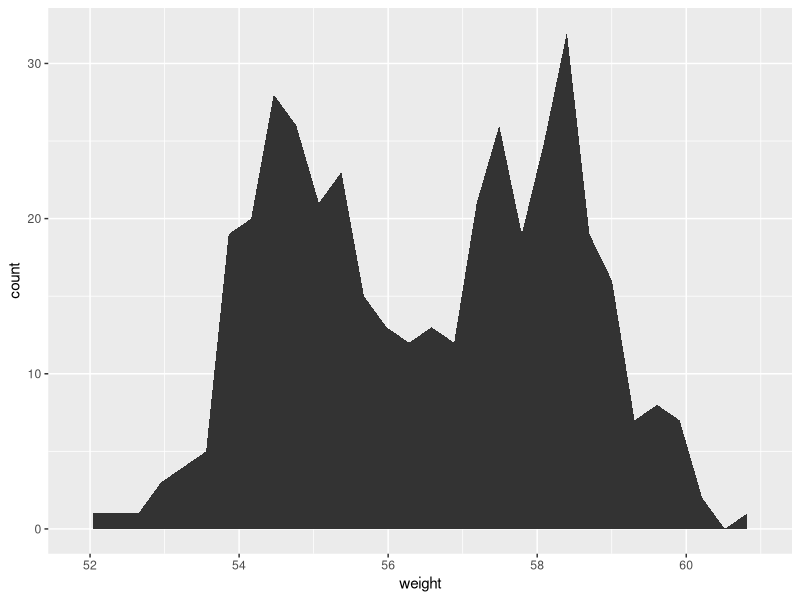
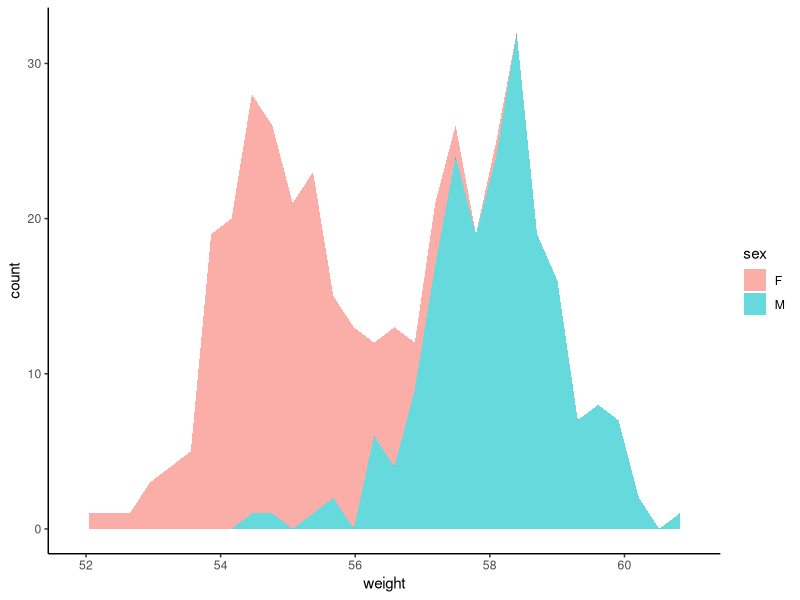
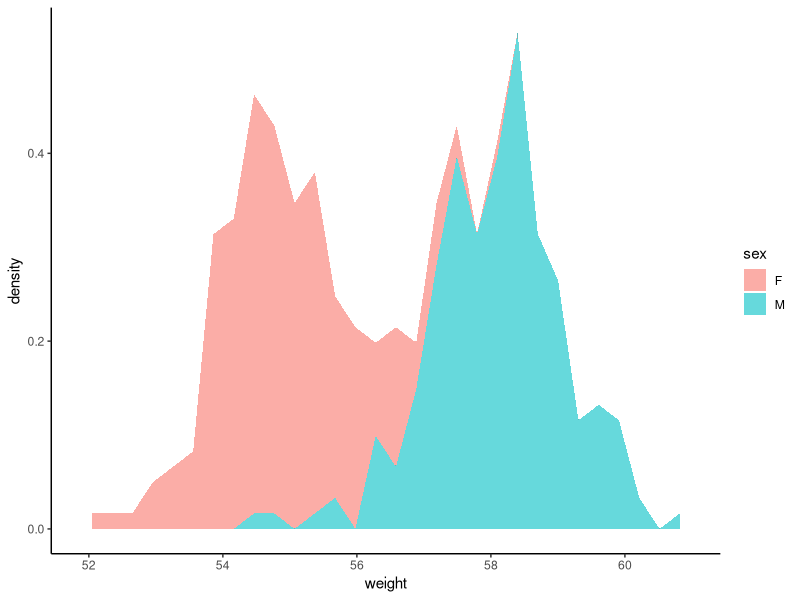
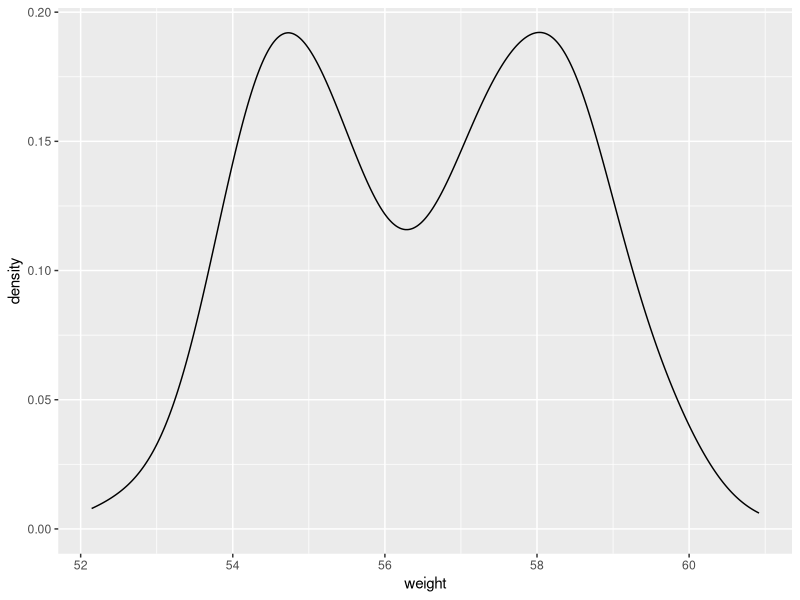
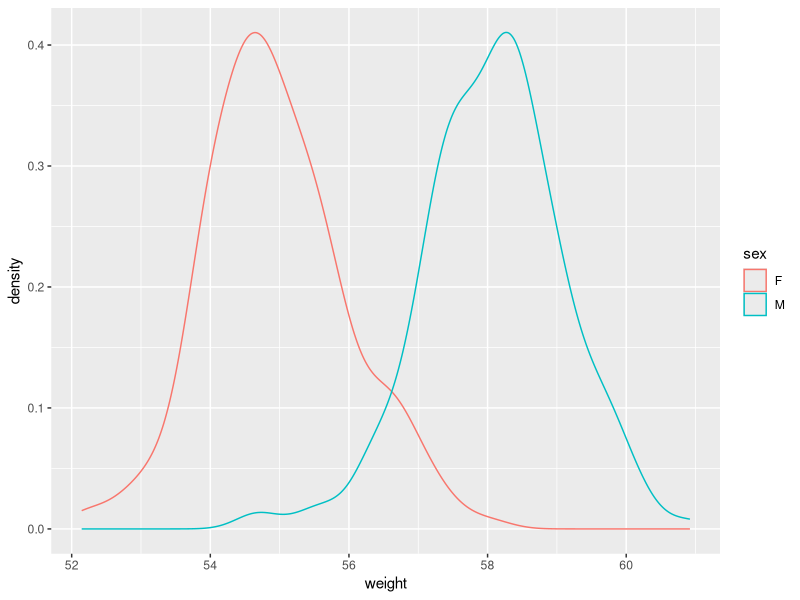
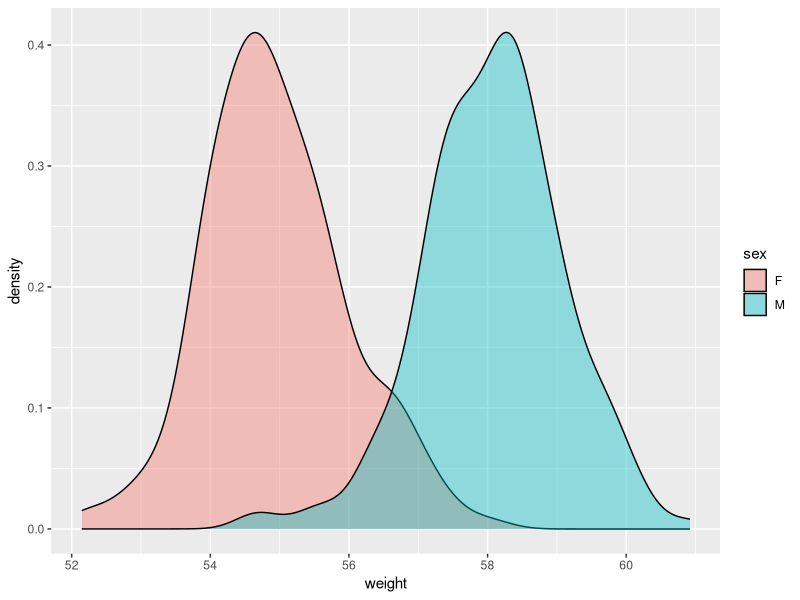
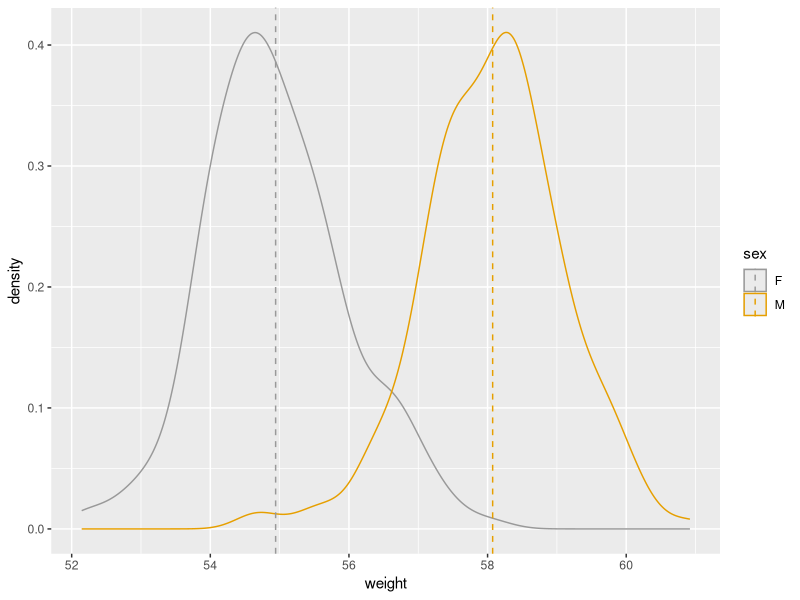
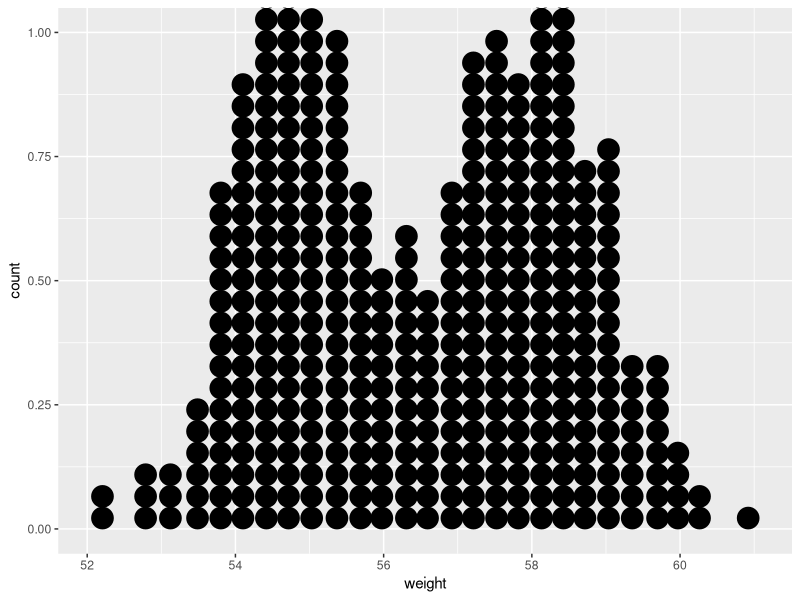

R code for these plots, in order:
library(plyr)
library(ggplot2)

#One Variable: Continuous and Discrete
set.seed(1234)
wdata = data.frame(
  sex = factor(rep(c("F", "M"), each=200)),
  weight = c(rnorm(200, 55), rnorm(200, 58)))
head(wdata)

mu <- ddply(wdata,"sex",summarise, grp.mean = mean(weight))
head(mu)

a <- ggplot(wdata,aes(x=weight))


# Basic plot
a + geom_area(stat = "bin")
# change fill colors by sex
a + geom_area(aes(fill = sex), stat ="bin", alpha=0.6) +
  theme_classic()
a + geom_area(aes(fill = sex, y = ..density..), stat ="bin", alpha=0.6) +
  theme_classic()


pdf("density.pdf")
# Basic plot
a + geom_density()
# change line colors by sex
a + geom_density(aes(color = sex)) 
# Change fill color by sex
# Use semi-transparent fill: alpha = 0.4
a + geom_density(aes(fill = sex), alpha=0.4)
# Add mean line and Change color manually
a + geom_density(aes(color = sex)) +
  geom_vline(data=mu, aes(xintercept=grp.mean, color=sex),
             linetype="dashed") +
  scale_color_manual(values=c("#999999", "#E69F00"))
dev.off()


pdf("dotplot.pdf")
# Basic plot
a + geom_dotplot()
# change fill and color by sex
a + geom_dotplot(aes(fill = sex)) 
# Change fill color manually 
a + geom_dotplot(aes(fill = sex)) +
  scale_fill_manual(values=c("#999999", "#E69F00"))
dev.off()



pdf("freqpoly.pdf")
# Basic plot
a + geom_freqpoly() 
# change y axis to density value
# and change theme
a + geom_freqpoly(aes(y = ..density..)) +
  theme_minimal()
# change color and linetype by sex
a + geom_freqpoly(aes(color = sex, linetype = sex)) +
  theme_minimal()
dev.off()


pdf("hist.pdf")
# Basic plot
a + geom_histogram()
# change line colors by sex
a + geom_histogram(aes(color = sex), fill = "white",
                   position = "dodge") 
a + geom_histogram(aes(y = ..density..))
a + stat_ecdf()
dev.off()

pdf("bar.pdf")
data(mpg)
b <- ggplot(mpg, aes(fl))
# Basic plot
b + geom_bar()
b + geom_bar(aes(x=fl,fill=fl))
# Change fill color
b + geom_bar(fill = "steelblue", color ="steelblue") +
  theme_minimal()
dev.off()



#Two Variables: Continuous X, Continous Y
data(mtcars)
mtcars$cyl <- as.factor(mtcars$cyl)
head(mtcars[, c("wt", "mpg", "cyl")])
b <- ggplot(mtcars, aes(x = wt, y = mpg))


pdf("point.pdf")
# Basic plot
b + geom_point()
# change the color and the point 
# by the levels of cyl variable
b + geom_point(aes(color = cyl, shape = cyl)) 
# Change color manually
b + geom_point(aes(color = cyl, shape = cyl)) +
  scale_color_manual(values = c("#999999", "#E69F00", "#56B4E9"))+
  theme_minimal()
dev.off()



pdf("smooth.pdf")
# Regression line only
b + geom_smooth(method = lm)
# Point + regression line
# Remove the confidence interval 
b + geom_point() + 
  geom_smooth(method = lm, se = FALSE)
# loess method: local regression fitting
b + geom_point() + geom_smooth()
# Change color and shape by groups (cyl)
b + geom_point(aes(color=cyl, shape=cyl)) + 
  geom_smooth(aes(color=cyl, shape=cyl), 
              method=lm, se=FALSE, fullrange=TRUE)
dev.off()



pdf("quatileandrug.pdf")
ggplot(mpg, aes(cty, hwy)) +
  geom_point() + geom_quantile() +
  theme_minimal()
# Add marginal rugs using faithful data
ggplot(faithful, aes(x=eruptions, y=waiting)) +
  geom_point() + geom_rug()
dev.off()




pdf("jittertext.pdf")
p <- ggplot(mpg, aes(displ, hwy))
# Default scatter plot
p + geom_point()
# Use jitter to reduce overplotting
p + geom_jitter(
  position = position_jitter(width = 0.5, height = 0.5))
b + geom_text(aes(label = rownames(mtcars)))
dev.off()

#Two variables: Continuous bivariate distribution
c <- ggplot(diamonds, aes(carat, price))
pdf("bin2dandothers.pdf")
# Default plot 
c + geom_bin2d()
# Change the number of bins
c + geom_bin2d(bins = 15)

require(hexbin)
# Default plot 
c + geom_hex()
# Change the number of bins
c + geom_hex(bins = 10)

# Scatter plot 
sp <- ggplot(faithful, aes(x=eruptions, y=waiting)) 
# Default plot
sp + geom_density_2d()
# Add points
sp + geom_point() + geom_density_2d()
# Use stat_density_2d with geom = "polygon"
sp + geom_point() + 
  stat_density_2d(aes(fill = ..level..), geom="polygon")

dev.off()


#Two variables: Continuous function
d <- ggplot(economics, aes(x = date, y = unemploy))
pdf("arealinestep.pdf")
# Area plot
d + geom_area()
# Line plot: connecting observations, ordered by x
d + geom_line()
# Connecting observations by stairs
# a subset of economics data set is used
set.seed(1234)
ss <- economics[sample(1:nrow(economics), 20), ]
ggplot(ss, aes(x = date, y = unemploy)) + 
  geom_step()
dev.off()


#Two variables: Discrete X, Continuous Y

data("ToothGrowth")
ToothGrowth$dose <- as.factor(ToothGrowth$dose)
head(ToothGrowth)
e <- ggplot(ToothGrowth, aes(x = dose, y = len))
pdf("boxplotviolinandothers.pdf")
# Default plot
e + geom_boxplot()
# Notched box plot
e + geom_boxplot(notch = TRUE)
# Color by group (dose)
e + geom_boxplot(aes(color = dose))
# Change fill color by group (dose)
e + geom_boxplot(aes(fill = dose))

ggplot(ToothGrowth, aes(x=dose, y=len, fill=supp)) +
  geom_boxplot()

e + stat_boxplot(coeff = 1.5)


# Default plot
e + geom_violin(trim = FALSE)
# violin plot with mean points (+/- SD)
e + geom_violin(trim = FALSE) + 
  stat_summary(fun.data="mean_sdl",  fun.args = list(mult=1), 
               geom="pointrange", color = "red")
# Combine with box plot
e + geom_violin(trim = FALSE) + 
  geom_boxplot(width = 0.2)
# Color by group (dose) 
e + geom_violin(aes(color = dose), trim = FALSE)


# Default plot
e + geom_dotplot(binaxis = "y", stackdir = "center")
# Dot plot with mean points (+/- SD)
e + geom_dotplot(binaxis = "y", stackdir = "center") + 
  stat_summary(fun.data="mean_sdl",  fun.args = list(mult=1), 
               geom="pointrange", color = "red")

# Combine with box plot
e + geom_boxplot() + 
  geom_dotplot(binaxis = "y", stackdir = "center") 
# Add violin plot
e + geom_violin(trim = FALSE) +
  geom_dotplot(binaxis='y', stackdir='center')

# Color and fill by group (dose) 
e + geom_dotplot(aes(color = dose, fill = dose), 
                 binaxis = "y", stackdir = "center")


# Default plot
e + geom_jitter(position=position_jitter(0.2))
# Strip charts with mean points (+/- SD)
e + geom_jitter(position=position_jitter(0.2)) + 
  stat_summary(fun.data="mean_sdl",  fun.args = list(mult=1), 
               geom="pointrange", color = "red")

# Combine with box plot
e + geom_jitter(position=position_jitter(0.2)) + 
  geom_dotplot(binaxis = "y", stackdir = "center") 
# Add violin plot
e + geom_violin(trim = FALSE) +
  geom_jitter(position=position_jitter(0.2))

# Change color and shape by group (dose) 
e +  geom_jitter(aes(color = dose, shape = dose),
                 position=position_jitter(0.2))

dev.off()

